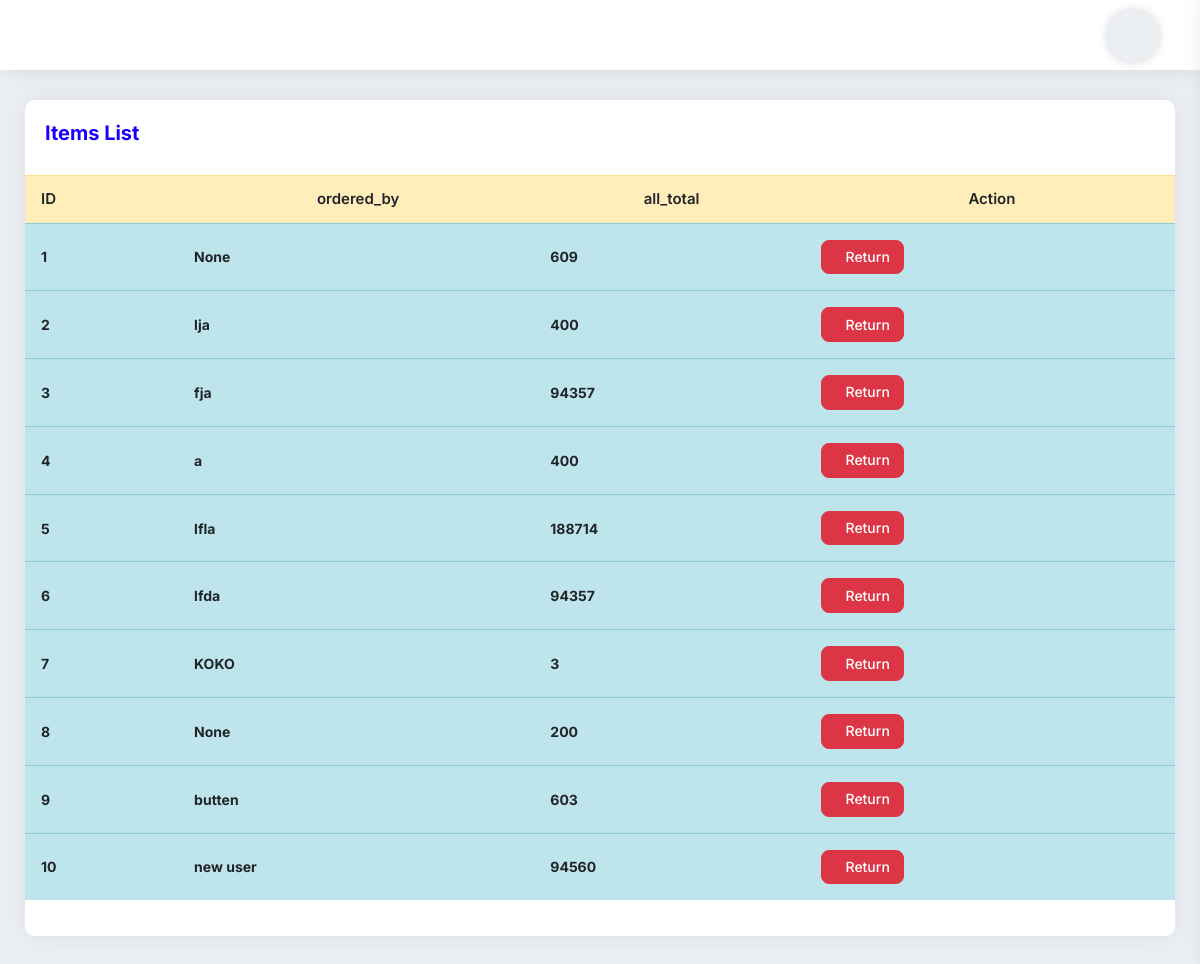
/DamageItemView/, run on an earlier commit of the app's database.
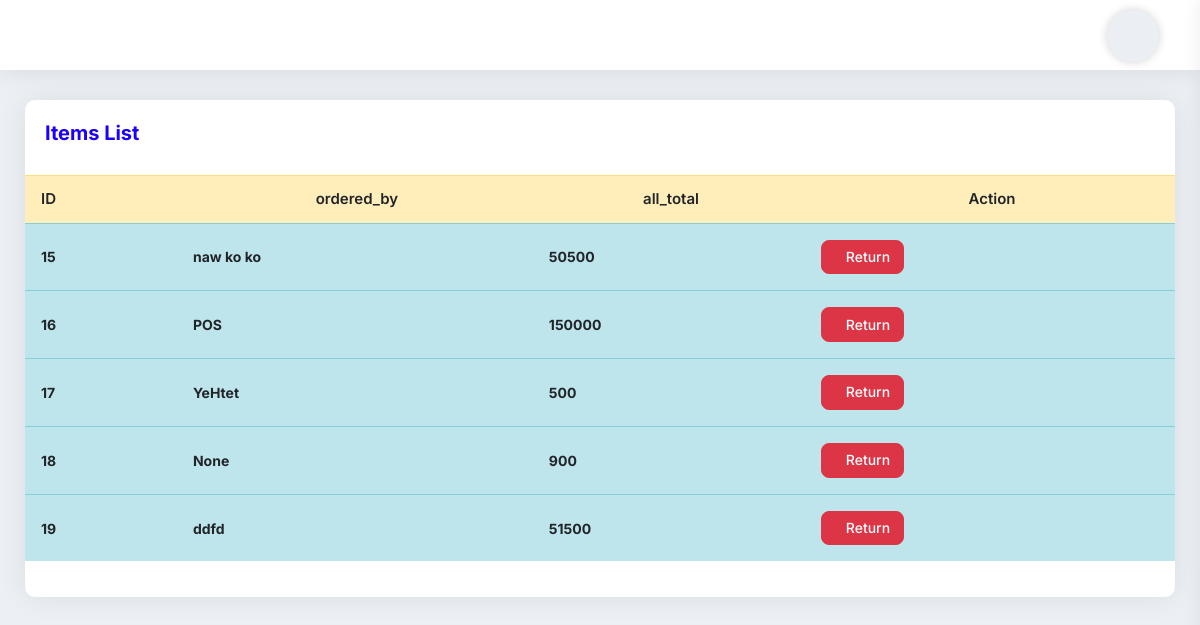
And on a later commit of the database.
### myapp/models.py (models this page shows, shortened)
class Order(models.Model):
    cart = models.OneToOneField(Cart, on_delete=models.CASCADE)
    ordered_by = models.CharField(max_length=255,null=True, blank=True)
    shipping_address = models.CharField(max_length=255, null=True, blank=True)
    mobile = models.CharField(max_length=255,null=True, blank=True)
    email = models.EmailField(null=True, blank=True)
    subtotal = models.PositiveIntegerField()
    discount = models.PositiveIntegerField(default=0)
    total = models.PositiveIntegerField()
    tax = models.PositiveIntegerField()
    delivery_fee = models.IntegerField(default=0)
    delivery_system = models.ForeignKey(DeliverySystem, on_delete=models.CASCADE, blank=True,null=True)
    all_total = models.PositiveIntegerField()
    all_total_delivery = models.IntegerField(default=0)
    ordered_staus = models.CharField(max_length=255, choices=STATUS, default='Cash')
    payment = models.CharField(max_length=225, choices=PAYMENT_TYPE, default='Cash')
    deli_payment = models.BooleanField(default=False)
    created_at = models.DateField(auto_now_add=True)

### myapp/views.py (the view)
# urls.py: path('DamageItemView/', DamageItemView.as_view(), name='DamageItemView'),
class DamageItemView(View):
    def get(self,request):
        invoice = Order.objects.all()
        context = {'invoice':invoice}
        return render(request, 'damage_invoice_view.html', context)

### templates/damage_invoice_view.html (shortened to what this page needs)
{% extends 'base.html' %}
{% block content %}
<div class="card-box mb-30">
    <div class="pd-20">
        <h4 class="text-blue h4">Items List</h4>
    </div>
    <div class="pb-20">
        <table class="data-table table stripe hover nowrap">
            <thead>
            <tr class="table-warning">
                <th>ID</th>
                <th class="text-center">ordered_by</th>
                <th class="text-center">all_total</th>
                <th class="text-center">Action</th>
            </tr>
            </thead>
            <tbody>
            {% for p in invoice %}
            <tr class="table-info">
                <td class="table-plus"><b>{{p.id}}</b></td>
                 <td><b>{{p.ordered_by}}</b></td>
                <td><b>{{p.all_total}}</b></td>
                <td><a href="{% url 'myapp:DamageInvoiceView' p.id%}" class="btn btn-sm btn-danger"><i class="micon bi bi-recycle"></i>Return</a></td>
            </tr>
            {% endfor %}
            </tbody>
        </table>
    </div>
</div>
{% endblock content %}

What changed in the data, as far as the page shows it:
removed Order: id "1", ordered_by "None", all_total "609"
removed Order: id "2", ordered_by "lja", all_total "400"
removed Order: id "3", ordered_by "fja", all_total "94357"
removed Order: id "4", ordered_by "a", all_total "400"
removed Order: id "5", ordered_by "lfla", all_total "188714"
removed Order: id "6", ordered_by "lfda", all_total "94357"
removed Order: id "7", ordered_by "KOKO", all_total "3"
removed Order: id "8", ordered_by "None", all_total "200"
removed Order: id "9", ordered_by "butten", all_total "603"
removed Order: id "10", ordered_by "new user", all_total "94560"
added Order: id "15", ordered_by "naw ko ko", all_total "50500"
added Order: id "16", ordered_by "POS", all_total "150000"
added Order: id "17", ordered_by "YeHtet", all_total "500"
added Order: id "18", ordered_by "None", all_total "900"
added Order: id "19", ordered_by "ddfd", all_total "51500"
